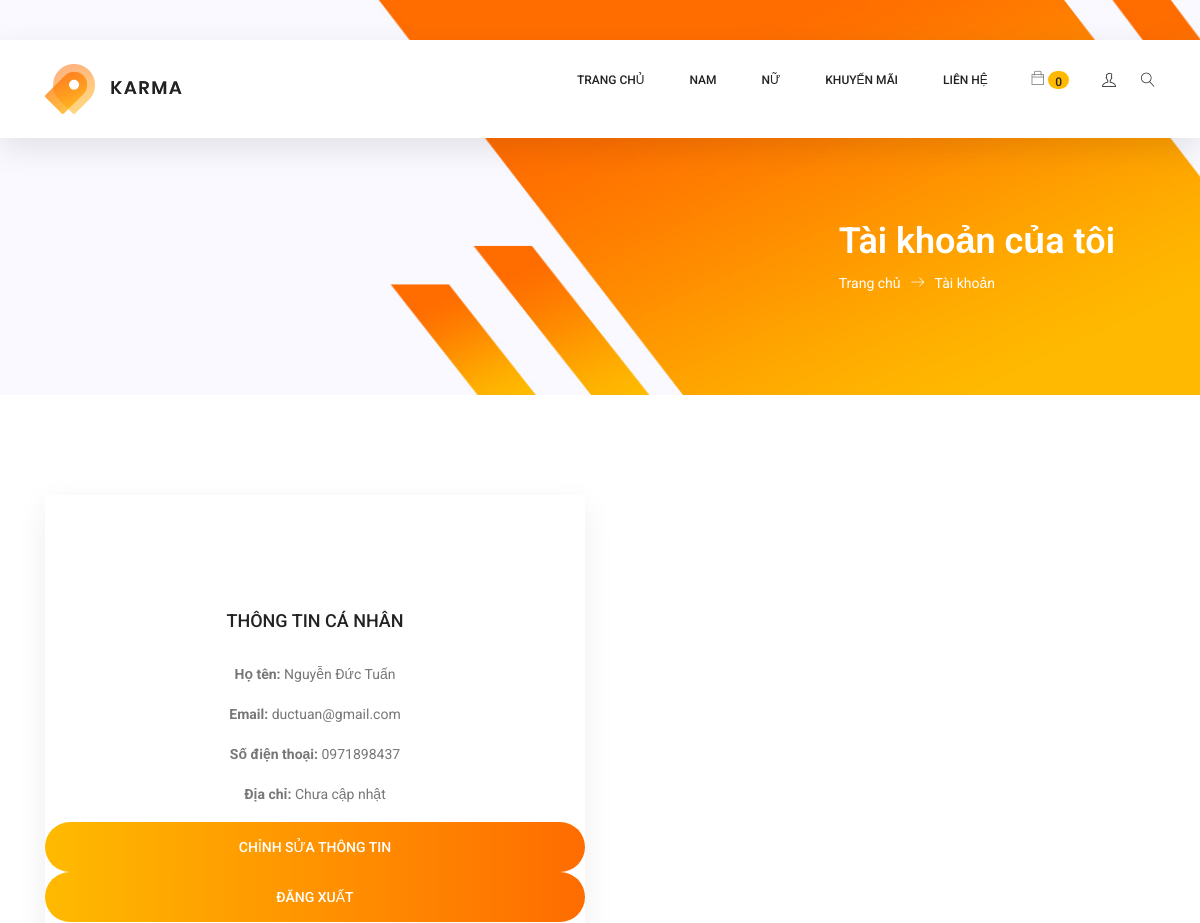
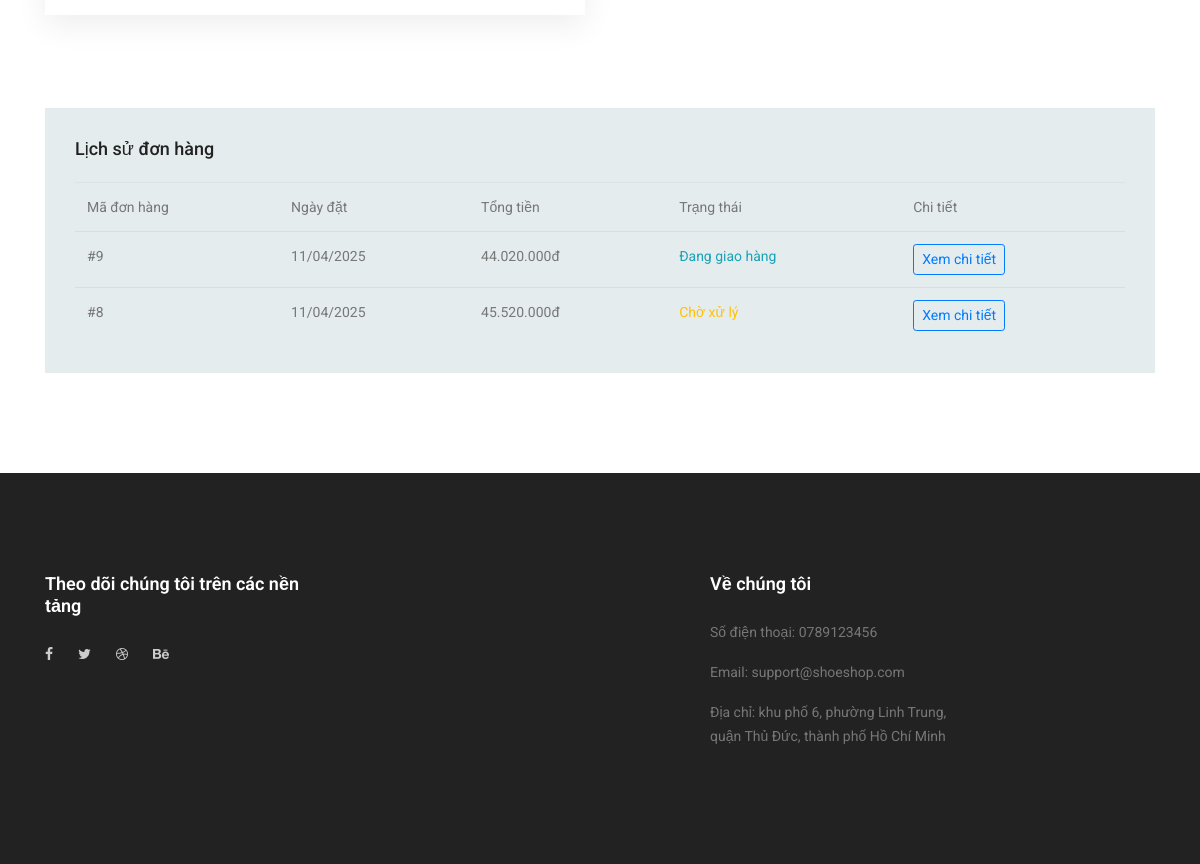
Screenshot of /user/account/index (signed in) with the database file from the repository (2 pictures, top to bottom).
### tables this page shows
CREATE TABLE `users` (
  `user_id` int(11) NOT NULL,
  `email` varchar(100) NOT NULL,
  `password_hash` varchar(255) NOT NULL,
  `full_name` varchar(100) DEFAULT NULL,
  `phone_number` varchar(20) DEFAULT NULL,
  `address` text DEFAULT NULL,
  `avatar_url` varchar(255) DEFAULT NULL,
  `created_at` timestamp NOT NULL DEFAULT current_timestamp(),
  `last_login` timestamp NULL DEFAULT NULL,
  `is_active` tinyint(1) DEFAULT 1,
  `dob` date DEFAULT NULL
);

CREATE TABLE `orders` (
  `order_id` int(11) NOT NULL,
  `user_id` int(11) NOT NULL,
  `order_number` varchar(50) NOT NULL,
  `status` enum('pending','processing','shipped','delivered','cancelled','refunded') DEFAULT 'pending',
  `total_amount` decimal(10,2) NOT NULL,
  `shipping_fee` decimal(10,2) DEFAULT 0.00,
  `payment_method` varchar(50) DEFAULT NULL,
  `payment_status` enum('pending','paid','failed','refunded') DEFAULT 'pending',
  `shipping_address` text NOT NULL,
  `billing_address` text DEFAULT NULL,
  `customer_note` text DEFAULT NULL,
  `created_at` timestamp NOT NULL DEFAULT current_timestamp(),
  `updated_at` timestamp NOT NULL DEFAULT current_timestamp() ON UPDATE current_timestamp()
);

### app/controllers/user/AccountController.php (called while the page is built, shortened)
<?php
require_once 'app/models/UserModel.php';
class AccountController {
    private $db;
    private $userModel;
    public function __construct($db) {
        $this->db = $db;
        $this->userModel = new UserModel($db);
    }
    public function index() {
        $user_id = $_SESSION['user']['user_id'] ?? null;
        $user = $this->userModel->getUserById($user_id);
        $orders = $this->getOrders($user_id);
        require_once 'app/views/user/account/index.php';
    }
    private function getOrders($user_id) {
        $query = "SELECT * FROM orders WHERE user_id = :user_id ORDER BY created_at DESC";
        $stmt = $this->db->prepare($query);
        $stmt->bindParam(':user_id', $user_id);
        $stmt->execute();
        return $stmt->fetchAll(PDO::FETCH_ASSOC);
    }
}

### index.php (called while the page is built, shortened)
<?php
$database = new Database();
$db = $database->getConnection();
$requestUri = str_replace(BASE_URL, '/', parse_url($_SERVER['REQUEST_URI'], PHP_URL_PATH));
$requestMethod = $_SERVER['REQUEST_METHOD'];
$router = new Router($db);
$router->dispatch($requestUri, $requestMethod);

### app/models/UserModel.php (called while the page is built, shortened)
<?php
class UserModel {
    private $conn;
    private $table = "users";
    public function __construct($db) {
        $this->conn = $db;
    }
    public function getUserById($user_id) {
        $query = "SELECT user_id, email, full_name, phone_number, address, avatar_url
                  FROM " . $this->table . "
                  WHERE user_id = :user_id LIMIT 1";
        $stmt = $this->conn->prepare($query);
        $stmt->bindParam(":user_id", $user_id);
        $stmt->execute();
        return $stmt->fetch(PDO::FETCH_ASSOC);
    }
}

### app/views/user/account/index.php (the view, shortened to what this page needs)
<?php include_once 'app/views/sharesuser/header.php'; ?>
<section class="banner-area organic-breadcrumb">
    <div class="container">
        <div class="breadcrumb-banner d-flex flex-wrap align-items-center justify-content-end">
            <div class="col-first">
                <h1>Tài khoản của tôi</h1>
                <nav class="d-flex align-items-center">
                    <a href="<?php echo BASE_URL; ?>">Trang chủ<span class="lnr lnr-arrow-right"></span></a>
                    <a href="<?php echo BASE_URL; ?>user/account">Tài khoản</a>
                </nav>
            </div>
        </div>
    </div>
</section>
<section class="login_box_area section_gap">
    <div class="container">
        <div class="row">
            <div class="col-lg-6">
                <div class="login_form_inner">
                    <h3>Thông tin cá nhân</h3>
                    <div class="row">
                        <div class="col-md-12 form-group">
                            <label><strong>Họ tên:</strong> <?php echo isset($user['full_name']) ? htmlspecialchars($user['full_name']) : 'Chưa cập nhật'; ?></label>
                        </div>
                        <div class="col-md-12 form-group">
                            <label><strong>Email:</strong> <?php echo isset($user['email']) ? htmlspecialchars($user['email']) : 'Chưa cập nhật'; ?></label>
                        </div>
                        <div class="col-md-12 form-group">
                            <label><strong>Số điện thoại:</strong> <?php echo isset($user['phone_number']) ? htmlspecialchars($user['phone_number']) : 'Chưa cập nhật'; ?></label>
                        </div>
                        <div class="col-md-12 form-group">
                            <label><strong>Địa chỉ:</strong> <?php echo isset($user['address']) ? htmlspecialchars($user['address']) : 'Chưa cập nhật'; ?></label>
                        </div>
                        <div class="col-md-12 form-group">
                            <a href="<?php echo BASE_URL; ?>user/account/edit" class="primary-btn">Chỉnh sửa thông tin</a>
                            <a href="<?php echo BASE_URL; ?>user/account/logout" class="primary-btn" style="background-color: #dc3545;">Đăng xuất</a>
                        </div>
                    </div>
                </div>
            </div>
        </div>
        <div class="row mt-5">
            <div class="col-lg-12">
                <div class="order_details_table">
                    <h2>Lịch sử đơn hàng</h2>
                    <div class="table-responsive">
                        <table class="table">
                            <thead>
                                <tr>
                                    <th scope="col">Mã đơn hàng</th>
                                    <th scope="col">Ngày đặt</th>
                                    <th scope="col">Tổng tiền</th>
                                    <th scope="col">Trạng thái</th>
                                    <th scope="col">Chi tiết</th>
                                </tr>
                            </thead>
                            <tbody>
                                <?php if (empty($orders)): ?>
                                    <tr>
                                        <td colspan="5" class="text-center">Bạn chưa có đơn hàng nào</td>
                                    </tr>
                                <?php else: ?>
                                    <?php foreach ($orders as $order): ?>
                                    <tr>
                                        <td>#<?php echo $order['order_id']; ?></td>
                                        <td><?php echo date('d/m/Y', strtotime($order['created_at'])); ?></td>
                                        <td><?php echo number_format($order['total_amount'], 0, ',', '.'); ?>đ</td>
                                        <td>
                                            <?php
                                            $status_class = '';
                                            switch ($order['status']) {
                                                case 'pending':
                                                    $status_class = 'text-warning';
                                                    $status_text = 'Chờ xử lý';
                                                    break;
                                                case 'shipped':
                                                    $status_class = 'text-info';
                                                    $status_text = 'Đang giao hàng';
                                                    break;
                                            }
                                            ?>
                                            <span class="<?php echo $status_class; ?>"><?php echo $status_text; ?></span>
                                        </td>
                                        <td>
                                            <a href="<?php echo BASE_URL; ?>order/<?php echo $order['order_id']; ?>"
                                               class="btn btn-sm btn-outline-primary">Xem chi tiết</a>
                                        </td>
                                    </tr>
                                    <?php endforeach; ?>
                                <?php endif; ?>
                            </tbody>
                        </table>
                    </div>
                </div>
            </div>
        </div>
    </div>
</section>
<?php include_once 'app/views/sharesuser/footer.php'; ?>

### rows the page displays
users: full_name "Nguyễn Đức Tuấn", email "ductuan@gmail.com", phone_number "0971898437"
orders: order_id "9", created_at "11/04/2025", total_amount "44.020.000", status "Đang giao hàng"
orders: order_id "8", created_at "11/04/2025", total_amount "45.520.000", status "Chờ xử lý"
